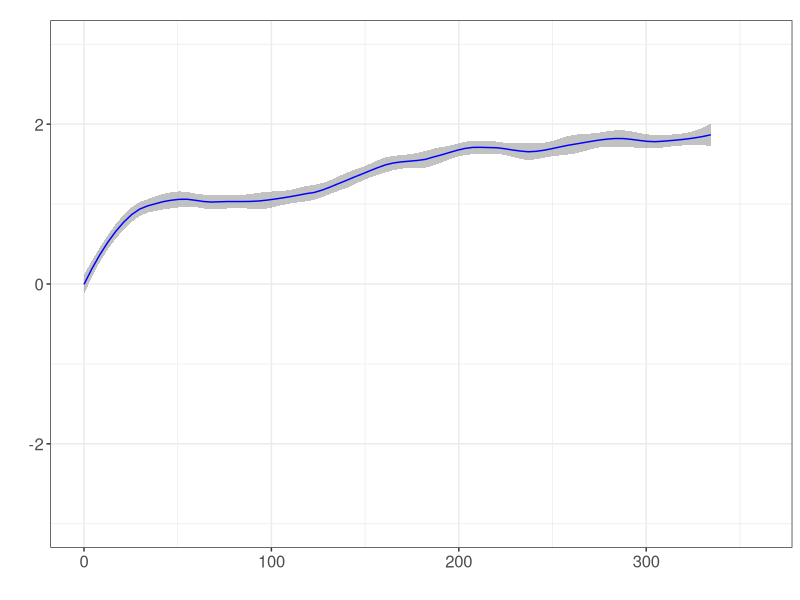

Write R code to recreate this figure. (Note: this script raises an error after producing the figure.)
#=====================================================================================================
# Figure 1: Population Level Response for different cell lines
#=====================================================================================================
#         Population level response of BRAF-mutated melanoma cell lines to PLX4720
#         CellLines used: SKMEL5, SKMEL19, SKMEL28, WM88, WM164, WM793, A375
#                 Concentrations for idling phenotype in cell lines:
#         SKMEL5(8uM), SKMEL19(8uM), SKMEL28(16uM), WM88(8uM), WM164(32uM), WM793(16uM), A375(8uM)
#=====================================================================================================
#=====================================================================================================

library(gplots)
require(ggplot2)
setwd("~/Paudel_et_al_2016/SourceData") # Set the working directory;
# Set the output for plots
output <- paste0(substr(getwd(), 1, (nchar(getwd())-nchar("SourceData"))), "Figures") 
fig = "Fig1" # Which figure is this in paper?
output = paste0(output, "/", fig)
#=====================================================================================================
# Read the experimental data
#=====================================================================================================

data <- read.csv("Population_Response_CellLines.csv", header=T, sep=",")
data = subset(data, data$Time <=350)

#=====================================================================================================
# A375 Population Level Response
#=====================================================================================================
cell <- "A375"
cnc <- 8
s1 <- subset(data, data$CellLine==cell & data$conc==cnc)
s1$Date <- as.character(s1$Date)

ggplot(data = s1, aes(x=s1$Time, y=s1$nl2, col=Date))+ 
  theme_bw()+geom_smooth(span=.25, aes(group=1), method = "loess", size=.5, alpha=0.6, col="blue")+ 
  scale_colour_manual(values="blue") + ylim(-3,3)+ xlim(0,360)+
  theme(legend.position="none") + theme(axis.text=element_text(size=12)) +
  theme(text = element_text(size=12)) + ggtitle(paste0()) + labs(x="", y="") +
  ggsave(paste0(cell, " + ", cnc, "μΜ.pdf"), path=output, width=3, height=3)

dt = subset(s1)
y.loess <- loess(y ~ x, span=0.25, data.frame(x=dt$Time, y=dt$nl2))
y.predict <- predict(y.loess, data.frame(x=dt$Time))
plot(dt$Time,y.predict, col="red", lwd=1., ylim = c(-3,3))
infl <- c(FALSE, diff(diff(y.predict)>=0)!=0)
#points(dt$Time[infl ], y.predict[infl ], col="blue", lwd=3.0)
a <- c(dt$Time[infl])
unique(a)

require(segmented)
attach(dt)
lin.mod <- lm(y.predict~Time)
segmented.mod <- segmented(lin.mod, seg.Z = ~Time, psi=14)
plot(dt$Time,y.predict, col="red", lwd=1., ylim = c(-3,3))
plot(segmented.mod, add=T)
confint(segmented.mod)

bp <- breakpoints(y.predict ~ dt$Time, h = 3)
plot(y.predict ~ dt$Time, pch = 19)
lines(fitted(bp, breaks = 1) ~ dt$Time, col = 4, lwd = 1.5)
#lines(fitted(bp, breaks = 1) ~ dt$Time, col = 2, lwd = 1.5)
#=====================================================================================================
# SKMEL19 Population Level Response
#=====================================================================================================

cell <- "SKMEL19"
cnc <- 8
s1 <- subset(data, data$CellLine==cell & data$conc==cnc)
s1$Date <- as.character(s1$Date)

ggplot(data = s1, aes(x=s1$Time, y=s1$nl2, col=Date))+ 
  theme_bw()+geom_smooth(span=.25, aes(group=1), method = "loess", size=.5, alpha=0.6, col="blue")+ 
  scale_colour_manual(values="blue") + ylim(-3,3)+ xlim(0,360)+
  theme(legend.position="none") + theme(axis.text=element_text(size=12)) +
  theme(text = element_text(size=12)) + ggtitle(paste0()) + labs(x="", y="") +
  ggsave(paste0(cell, " + ", cnc, "μΜ.pdf"), path=output, width=3, height=3)

dt = subset(s1)
y.loess <- loess(y ~ x, span=0.25, data.frame(x=dt$Time, y=dt$nl2))
y.predict <- predict(y.loess, data.frame(x=dt$Time))
plot(dt$Time,y.predict, col="red", lwd=1., ylim = c(-3,3))
infl <- c(FALSE, diff(diff(y.predict)>=0)!=0)
#points(dt$Time[infl ], y.predict[infl ], col="blue", lwd=3.0)
a <- c(dt$Time[infl])
unique(a)

require(segmented)
lin.mod <- lm(nl2~Time, data=dt)
segmented.mod <- segmented(lin.mod, seg.Z = ~Time, psi=14)
plot(dt$Time,dt$nl2, pch=16, ylim=c(-3, 3))
plot(segmented.mod, add=T)
#=====================================================================================================
# SKMEL28 Population Level Response
#=====================================================================================================

cell <- "SKMEL28"
cnc <- 16
s1 <- subset(data, data$CellLine==cell & data$conc==cnc)
s1$Date <- as.character(s1$Date)

ggplot(data = s1, aes(x=s1$Time, y=s1$nl2, col=Date))+ 
  theme_bw()+geom_smooth(span=.25, aes(group=1), method = "loess", size=.5, alpha=0.6, col="blue")+ 
  scale_colour_manual(values="blue") + ylim(-3,3)+ xlim(0,360)+
  theme(legend.position="none") + theme(axis.text=element_text(size=12)) +
  theme(text = element_text(size=12)) + ggtitle(paste0()) + labs(x="", y="") +
  ggsave(paste0(cell, " + ", cnc, "μΜ.pdf"), path=output, width=3, height=3)


dt = subset(s1)
y.loess <- loess(y ~ x, span=0.25, data.frame(x=dt$Time, y=dt$nl2))
y.predict <- predict(y.loess, data.frame(x=dt$Time))
plot(dt$Time,y.predict, col="red", lwd=1., ylim = c(-3,3))
infl <- c(FALSE, diff(diff(y.predict)>=0)!=0)
#points(dt$Time[infl ], y.predict[infl ], col="blue", lwd=3.0)
a <- c(dt$Time[infl])
unique(a)
require(segmented)
lin.mod <- lm(nl2~Time, data=dt)
segmented.mod <- segmented(lin.mod, seg.Z = ~Time, psi=14)
plot(dt$Time,dt$nl2, pch=16, ylim=c(-3, 3))
plot(segmented.mod, add=T)
#=====================================================================================================
# WM88 Population Level Response
#=====================================================================================================

cell <- "WM88"
cnc <- 8
s1 <- subset(data, data$CellLine==cell & data$conc==cnc)
s1$Date <- as.character(s1$Date)

ggplot(data = s1, aes(x=s1$Time, y=s1$nl2, col=Date))+ 
  theme_bw()+geom_smooth(span=.25, aes(group=1), method = "loess", size=.5, alpha=0.6, col="blue")+ 
  scale_colour_manual(values="blue") + ylim(-3,3)+ xlim(0,360)+
  theme(legend.position="none") + theme(axis.text=element_text(size=12)) +
  theme(text = element_text(size=12)) + ggtitle(paste0()) + labs(x="", y="") +
  ggsave(paste0(cell, " + ", cnc, "μΜ.pdf"), path=output, width=3, height=3)


dt = subset(s1)#, s1$Date==unique(s1$Date)[2])
y.loess <- loess(y ~ x, span=0.25, data.frame(x=dt$Time, y=dt$nl2))
y.predict <- predict(y.loess, data.frame(x=dt$Time))
plot(dt$Time,y.predict, col="red", lwd=1., ylim = c(-3,3))
infl <- c(FALSE, diff(diff(y.predict)>=0)!=0)
#points(dt$Time[infl ], y.predict[infl ], col="blue", lwd=3.0)
a <- c(dt$Time[infl])
unique(a)
require(segmented)
lin.mod <- lm(nl2~Time, data=dt)
segmented.mod <- segmented(lin.mod, seg.Z = ~Time, psi=14)
plot(dt$Time,dt$nl2, pch=16, ylim=c(-3, 3))
plot(segmented.mod, add=T)
#=====================================================================================================
# WM164 Population Level Response
#=====================================================================================================

cell <- "WM164"
cnc <- 32
s1 <- subset(data, data$CellLine==cell & data$conc==cnc)
s1$Date <- as.character(s1$Date)

ggplot(data = s1, aes(x=s1$Time, y=s1$nl2, col=Date))+ 
  theme_bw()+geom_smooth(span=.25, aes(group=1), method = "loess", size=.5, alpha=0.6, col="blue")+ 
  scale_colour_manual(values="blue") + ylim(-3,3)+ xlim(0,360)+
  theme(legend.position="none") + theme(axis.text=element_text(size=12)) +
  theme(text = element_text(size=12)) + ggtitle(paste0()) + labs(x="", y="") +
  ggsave(paste0(cell, " + ", cnc, "μΜ.pdf"), path=output, width=3, height=3)


dt = subset(s1)
y.loess <- loess(y ~ x, span=0.25, data.frame(x=dt$Time, y=dt$nl2))
y.predict <- predict(y.loess, data.frame(x=dt$Time))
plot(dt$Time,y.predict, col="red", lwd=1., ylim = c(-3,3))
infl <- c(FALSE, diff(diff(y.predict)>=0)!=0)
#points(dt$Time[infl ], y.predict[infl ], col="blue", lwd=3.0)
a <- c(dt$Time[infl])
unique(a)
require(segmented)
lin.mod <- lm(nl2~Time, data=dt)
segmented.mod <- segmented(lin.mod, seg.Z = ~Time, psi=14)
plot(dt$Time,dt$nl2, pch=16, ylim=c(-3, 3))
plot(segmented.mod, add=T)

bp <- breakpoints(y.predict ~ dt$Time, h = 3)
plot(y.predict ~ dt$Time, pch = 19)
lines(fitted(bp, breaks = 1) ~ dt$Time, col = 4, lwd = 1.5)
#lines(fitted(bp, breaks = 1) ~ dt$Time, col = 2, lwd = 1.5)
#=====================================================================================================
# WM793 Population Level Response
#=====================================================================================================

cell <- "WM793"
cnc <- 32
s1 <- subset(data, data$CellLine==cell & data$conc==cnc)
s1$Date <- as.character(s1$Date)

ggplot(data = s1, aes(x=s1$Time, y=s1$nl2, col=Date))+ 
  theme_bw()+geom_smooth(span=.25, aes(group=1), method = "loess", size=.5, alpha=0.6, col="blue")+ 
  scale_colour_manual(values="blue") + ylim(-3,3)+ xlim(0,360)+
  theme(legend.position="none") + theme(axis.text=element_text(size=12)) +
  theme(text = element_text(size=12)) + ggtitle(paste0()) + labs(x="", y="") +
  ggsave(paste0(cell, " + ", cnc, "μΜ.pdf"), path=output, width=3, height=3)

dt = subset(s1)
y.loess <- loess(y ~ x, span=0.25, data.frame(x=dt$Time, y=dt$nl2))
y.predict <- predict(y.loess, data.frame(x=dt$Time))
plot(dt$Time,y.predict, col="red", lwd=1.)
infl <- c(FALSE, diff(diff(y.predict)>=0)!=0, ylim = c(-3,3))
#points(dt$Time[infl ], y.predict[infl ], col="blue", lwd=3.0)
a <- c(dt$Time[infl])
unique(a)
require(segmented)
lin.mod <- lm(nl2~Time, data=dt)
segmented.mod <- segmented(lin.mod, seg.Z = ~Time, psi=10)
plot(dt$Time,dt$nl2, pch=16, ylim=c(-3, 3))
plot(segmented.mod, add=T)
confint(segmented.mod)

bp <- breakpoints(y.predict ~ dt$Time, h = 3)
plot(y.predict ~ dt$Time, pch = 19)
lines(fitted(bp, breaks = 1) ~ dt$Time, col = 4, lwd = 1.5)
#lines(fitted(bp, breaks = 1) ~ dt$Time, col = 2, lwd = 1.5)
#=====================================================================================================
# SKMEL5 Population Level Response
#=====================================================================================================

cell <- "SKMEL5"
cnc <- 8
s1 <- subset(data, data$CellLine==cell & data$conc==cnc)
s1$Date <- as.character(s1$Date)

ggplot(data = s1, aes(x=s1$Time, y=s1$nl2, col=Date))+ 
  theme_bw()+geom_smooth(span=.25, aes(group=1), method = "loess", size=.5, alpha=0.6, col="blue")+ 
  scale_colour_manual(values="blue") + ylim(-3,3)+ xlim(0,360)+
  theme(legend.position="none") + theme(axis.text=element_text(size=12)) +
  theme(text = element_text(size=12)) + ggtitle(paste0()) + labs(x="", y="") +
  ggsave(paste0(cell, " + ", cnc, "μΜ.pdf"), path=output, width=3, height=3)

dt = subset(s1)
y.loess <- loess(y ~ x, span=0.25, data.frame(x=dt$Time, y=dt$nl2))
y.predict <- predict(y.loess, data.frame(x=dt$Time))
plot(dt$Time,y.predict, col="red", lwd=1., ylim = c(-3,3))
infl <- c(FALSE, diff(diff(y.predict)>=0)!=0)
#points(dt$Time[infl ], y.predict[infl ], col="blue", lwd=3.0)
a <- c(dt$Time[infl])
unique(a)
require(segmented)
lin.mod <- lm(nl2~Time, data=dt)
segmented.mod <- segmented(lin.mod, seg.Z = ~Time, psi=130)
plot(dt$Time,dt$nl2, pch=16, ylim=c(-3, 3))
plot(segmented.mod, add=T)

confint(segmented.mod)
#=====================================================================================================
#=====================================================================================================
fs.nile <- Fstats(nl2~1)
plot(fs.nile)
breakpoints(fs.nile)
lines(breakpoints(fs.nile))

## or
bp.nile <- breakpoints(nl2 ~ 1)
summary(bp.nile)
